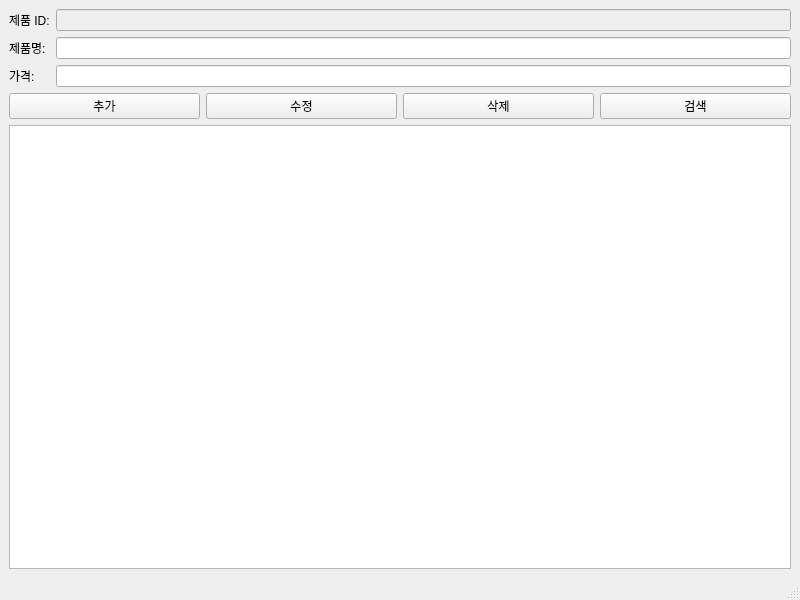
<?xml version="1.0" encoding="UTF-8"?>
<ui version="4.0">
 <class>MainWindow</class>
 <widget class="QMainWindow" name="MainWindow">
  <property name="geometry">
   <rect>
    <x>0</x>
    <y>0</y>
    <width>800</width>
    <height>600</height>
   </rect>
  </property>
  <property name="windowTitle">
   <string>전자제품 관리</string>
  </property>
  <widget class="QWidget" name="centralwidget">
   <layout class="QVBoxLayout" name="verticalLayout">
    <item>
     <layout class="QGridLayout" name="gridLayout">
      <item row="0" column="0">
       <widget class="QLabel" name="label">
        <property name="text">
         <string>제품 ID:</string>
        </property>
       </widget>
      </item>
      <item row="0" column="1">
       <widget class="QLineEdit" name="txtId">
        <property name="enabled">
         <bool>false</bool>
        </property>
       </widget>
      </item>
      <item row="1" column="0">
       <widget class="QLabel" name="label_2">
        <property name="text">
         <string>제품명:</string>
        </property>
       </widget>
      </item>
      <item row="1" column="1">
       <widget class="QLineEdit" name="txtName"/>
      </item>
      <item row="2" column="0">
       <widget class="QLabel" name="label_3">
        <property name="text">
         <string>가격:</string>
        </property>
       </widget>
      </item>
      <item row="2" column="1">
       <widget class="QLineEdit" name="txtPrice"/>
      </item>
     </layout>
    </item>
    <item>
     <layout class="QHBoxLayout" name="horizontalLayout">
      <item>
       <widget class="QPushButton" name="btnAdd">
        <property name="text">
         <string>추가</string>
        </property>
       </widget>
      </item>
      <item>
       <widget class="QPushButton" name="btnUpdate">
        <property name="text">
         <string>수정</string>
        </property>
       </widget>
      </item>
      <item>
       <widget class="QPushButton" name="btnDelete">
        <property name="text">
         <string>삭제</string>
        </property>
       </widget>
      </item>
      <item>
       <widget class="QPushButton" name="btnSearch">
        <property name="text">
         <string>검색</string>
        </property>
       </widget>
      </item>
     </layout>
    </item>
    <item>
     <widget class="QTableWidget" name="tableWidget"/>
    </item>
   </layout>
  </widget>
  <widget class="QStatusBar" name="statusbar"/>
 </widget>
</ui>
